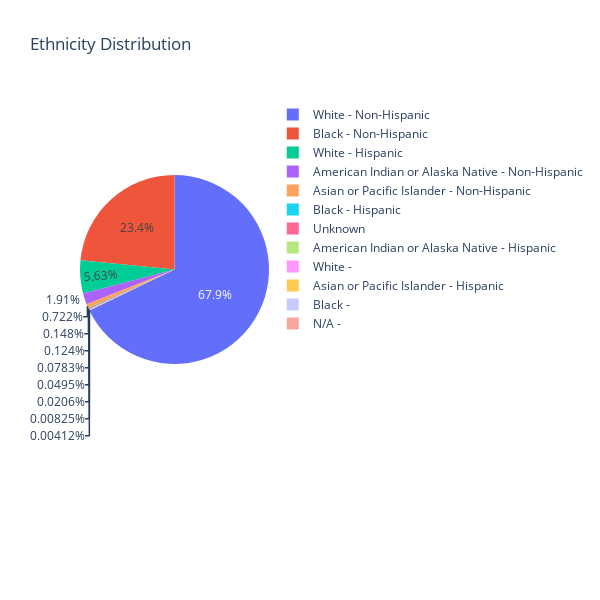

Notebook code for this chart:
### Code cell
# overview of ethnicity and recidivism 
pie_me = data['Ethnicity'].value_counts().reset_index()
pie_me.columns = ['Ethnicity', 'count']

fig = px.pie(
    pie_me, 
    values='count', 
    names='Ethnicity',  
    title='Ethnicity Distribution', 
    width=600, 
    height=600
)

fig.show()

### Figure 1 — Plotly figure (JSON) as saved in the notebook; plotly's stock layout.template omitted (floating-point values rounded to 4 significant figures)
{"data": [{"domain": {"x": [0, 1], "y": [0, 1]}, "hovertemplate": "Ethnicity=%{label}<br>count=%{value}<extra></extra>", "labels": ["White - Non-Hispanic", "Black - Non-Hispanic", "White - Hispanic", "American Indian or Alaska Native - Non-Hispanic", "Asian or Pacific Islander - Non-Hispanic", "Black - Hispanic", "Unknown", "American Indian or Alaska Native - Hispanic", "White -", "Asian or Pacific Islander - Hispanic", "Black -", "N/A -"], "legendgroup": "", "name": "", "showlegend": true, "type": "pie", "values": [16457, 5687, 1365, 463, 175, 36, 30, 19, 12, 5, 2, 1]}], "layout": {"height": 600, "legend": {"tracegroupgap": 0}, "title": {"text": "Ethnicity Distribution"}, "width": 600}}
